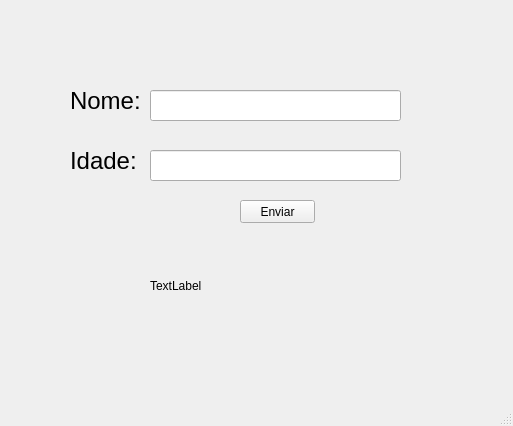
<?xml version="1.0" encoding="UTF-8"?>
<ui version="4.0">
 <class>MainWindow</class>
 <widget class="QMainWindow" name="MainWindow">
  <property name="geometry">
   <rect>
    <x>0</x>
    <y>0</y>
    <width>513</width>
    <height>426</height>
   </rect>
  </property>
  <property name="windowTitle">
   <string>MainWindow</string>
  </property>
  <widget class="QWidget" name="centralwidget">
   <widget class="QLabel" name="labelResultado">
    <property name="geometry">
     <rect>
      <x>150</x>
      <y>250</y>
      <width>251</width>
      <height>71</height>
     </rect>
    </property>
    <property name="text">
     <string>TextLabel</string>
    </property>
   </widget>
   <widget class="QPushButton" name="pushButtonEnviar">
    <property name="geometry">
     <rect>
      <x>240</x>
      <y>200</y>
      <width>75</width>
      <height>23</height>
     </rect>
    </property>
    <property name="text">
     <string>Enviar</string>
    </property>
   </widget>
   <widget class="QLineEdit" name="lineEditNome">
    <property name="geometry">
     <rect>
      <x>150</x>
      <y>90</y>
      <width>251</width>
      <height>31</height>
     </rect>
    </property>
   </widget>
   <widget class="QLineEdit" name="lineEditIdade">
    <property name="geometry">
     <rect>
      <x>150</x>
      <y>150</y>
      <width>251</width>
      <height>31</height>
     </rect>
    </property>
   </widget>
   <widget class="QLabel" name="label_2">
    <property name="geometry">
     <rect>
      <x>70</x>
      <y>90</y>
      <width>71</width>
      <height>21</height>
     </rect>
    </property>
    <property name="font">
     <font>
      <pointsize>18</pointsize>
     </font>
    </property>
    <property name="text">
     <string>Nome:</string>
    </property>
   </widget>
   <widget class="QLabel" name="label_3">
    <property name="geometry">
     <rect>
      <x>70</x>
      <y>150</y>
      <width>71</width>
      <height>21</height>
     </rect>
    </property>
    <property name="font">
     <font>
      <pointsize>18</pointsize>
     </font>
    </property>
    <property name="text">
     <string>Idade:</string>
    </property>
   </widget>
  </widget>
  <widget class="QMenuBar" name="menubar">
   <property name="geometry">
    <rect>
     <x>0</x>
     <y>0</y>
     <width>513</width>
     <height>21</height>
    </rect>
   </property>
  </widget>
  <widget class="QStatusBar" name="statusbar"/>
 </widget>
 <resources/>
 <connections/>
</ui>
